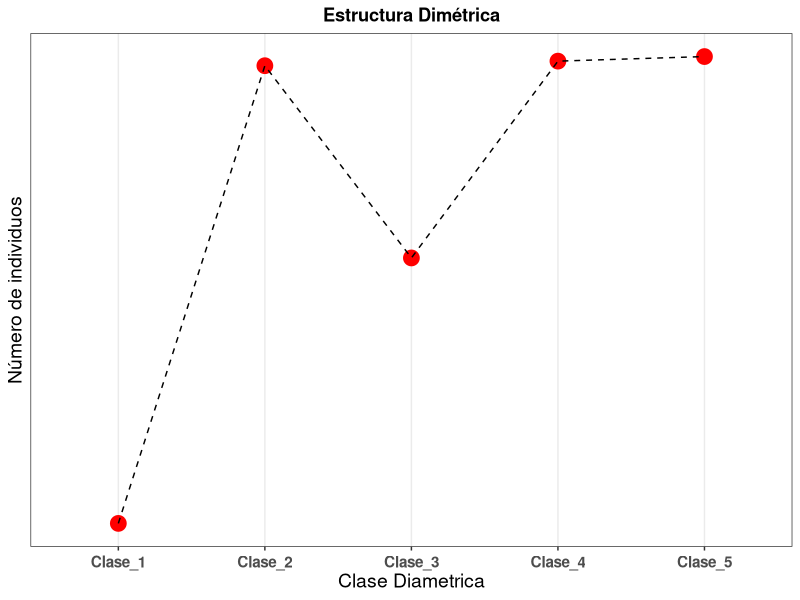

Generate this figure with R:
## ---- chunk 1
knitr::opts_chunk$set(collapse = TRUE)
library(tidyverse)
library(knitr)
library(vegan)
library(here)
data("BCI")
## ---- chunk 2
#install.packages("tidyverse")
#install.packages("knitr")
library(tidyverse)
library(knitr)
## ---- chunk 3
a <- BCI %>%
  as_tibble() %>%
  rownames_to_column("parcela") %>%
  gather(especies, abundancea,-parcela) %>% 
  filter(abundancea != 0) %>% 
  as.data.frame()


data <- data_frame(especies = rep(a$especies, a$abundancea),
                   parcela = rep(a$parcela, a$abundancea))  %>% 
  mutate(dap = runif(length(especies), min = 10, max = 60),
         a_basal = runif(length(especies), min = 79.2, max = 2900)) %>% 
  select(parcela, especies, dap, a_basal) %>% 
  group_by(parcela) %>% 
  arrange(parcela) %>% 
  ungroup()
## ---- chunk 4
head(data) %>% kable(
  col.names = c("Parcela", "Especie", "DAP",
                "Area basal"))
## ---- chunk 5
dim(data)
## ---- chunk 6
head(data) %>% kable()
## ---- chunk 7
tail(data) %>% kable()
## ---- chunk 8
data %>% 
  filter(parcela == 1) %>% 
  head(n = 10) %>% 
  kable()
## ---- chunk 9
data %>%
  group_by(especies) %>% 
  summarise(
  n_individuos = n(),# número de individuos de la especie "i".
  n_suplot = n_distinct(parcela),#número de sub parcelas en las que esta presente la especie.
  area_basal = sum(a_basal)# area basal total de la especie "i".
  ) %>% 
  head() %>% 
  kable(col.names = c("Especie", "Indi. por especie",
                      "Frecuencia", "Area basal"))
## ---- chunk 10
data %>%
  group_by(especies) %>% 
  summarise(n_individuos = n(),
            n_suplot = n_distinct(parcela),
            area_basal = sum(a_basal)) %>% 
  mutate(dens_rela = (n_individuos/sum(n_individuos))*100,
         frec_rela = (n_suplot/ sum(n_suplot))*100,
         dom_rela = (area_basal/sum(area_basal))*100) %>% 
  rowwise() %>% 
  mutate(ivi = (sum(dens_rela, frec_rela, dom_rela)/3)) %>% 
  arrange(desc(ivi)) %>% 
  select(-c(2:4)) %>% 
  head(n = 10) %>% 
  kable(col.names = c("Especie", "DR",
                      "FR", "DmR", "IVI"))
## ---- chunk 11
data %>% summarise(Dap_min = min(dap),
                   Dap_max = max(dap),
                   Ramgo = Dap_max - Dap_min) %>% 
  kable()
## ---- chunk 12
data_frame(Intervalo = c("10 - 20", "20 - 30", "30 - 40", 
                         "40 - 50", "50 - 60", "..."),
           Clase = c("Clase 1", "Clase 2", "Clase 3",
                     "Clase 4", "Clase 5", "Clase ...")) %>% 
  kable()
## ---- chunk 13
# Creamos un nuevo dataframe con la columna diam_class y la asignamos al objeto clase_diametrica.
clase_diametrica <- data %>% 
  mutate(
    diam_class = case_when(
      dap >= 10 & dap < 20 ~ "Clase_1",
      dap >= 20 & dap < 30 ~ "Clase_2",
      dap >= 30 & dap < 40 ~ "Clase_3",
      dap >= 40 & dap < 50 ~ "Clase_4",
      dap >= 50 & dap < 60 ~ "Clase_5",
      is.na(dap) ~ "sin DAP" ))

## Retorna las diez primeras observaciones del nuevo dataframe.
clase_diametrica %>% 
  head(n = 10) %>% 
  kable(col.names = c("Sub parcela","Especie", "DAP", "Area basal", "Clase diametrica"))
## ---- chunk 14
clase_diametrica %>%  
group_by(diam_class) %>% 
  summarise(min = min(dap),
            max = max(dap), 
            rango =max- min,
            n = n()) %>% 
  kable(col.names = c("Clase diametrica", "Min_DAP", "Max_DAP",
                      "Rango", "N_individuos"))
## ---- chunk 15
clase_diametrica %>%
  group_by(diam_class) %>% 
  summarise(min = min(dap),
            max = max(dap), 
            rango =max- min,
            n = n()) %>% 
  ggplot(aes(diam_class, n)) +
  geom_point(size = 5, color = "red")+
  geom_line(aes(c(1:5), n), linetype = "dashed")+
  theme_bw()+
  scale_y_continuous(breaks=seq(75,150,5))+
  theme(axis.text.x  = element_text(angle=0, vjust=0.5, 
                                    size=11, face = "bold"),
        axis.text.y.left  = element_text(angle = 0, vjust = .5,
                                         size = 11, face = "bold"), 
        axis.title.y = element_text(size = 14),
        axis.title.x = element_text(size = 14),
        plot.title = element_text(hjust = .5, face = "bold"))+
  labs(x = "Clase Diametrica", 
       y = "Número de individuos",
       title = "Estructura Dimétrica")

